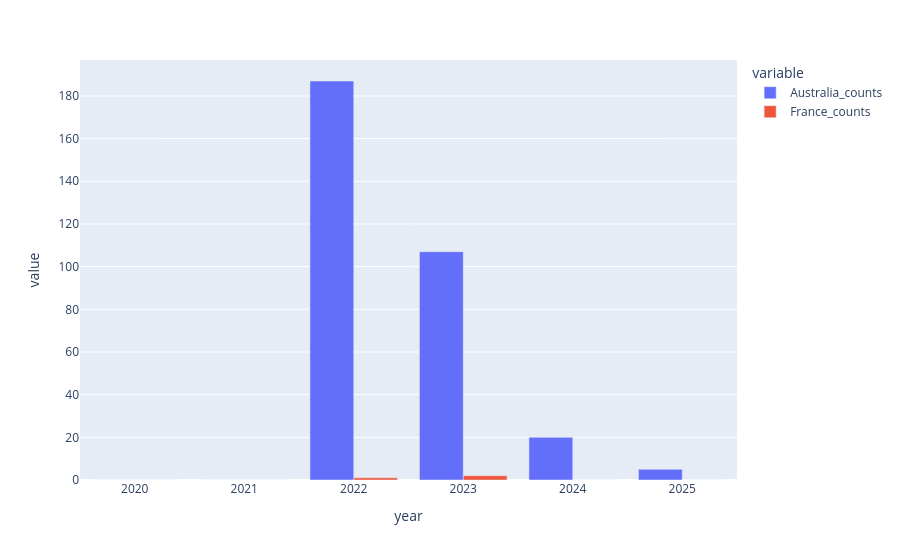

Notebook code cell kept with this figure:
### Code cell
# Plot grouped barplot with thresholds LLR>2 and sum_contexts>2
rows = []
Years = [2020, 2021, 2022, 2023, 2024, 2025]

for year in Years:
    aus_fra_yr = aus_fra[aus_fra["date"]==year]
    Mov_pred = (aus_fra_yr["LLR"] > 3) & (aus_fra_yr["sum_contexts"] > 2)
    rows.append({
        "Australia_counts": Mov_pred[aus_fra_yr["country"]=="Australia"].sum(),
        "France_counts": Mov_pred[aus_fra_yr["country"]=="France"].sum(),
        "year": year,
    })
plotly_df = pd.DataFrame(rows)  

fig = px.bar(plotly_df, x="year", y=["Australia_counts", "France_counts"],
             barmode = 'group')
fig.show()

### Figure 1 — Plotly figure (JSON) as saved in the notebook; plotly's stock layout.template omitted (floating-point values rounded to 4 significant figures)
{"data": [{"alignmentgroup": "True", "hovertemplate": "variable=Australia_counts<br>year=%{x}<br>value=%{y}<extra></extra>", "legendgroup": "Australia_counts", "marker": {"color": "#636efa", "pattern": {"shape": ""}}, "name": "Australia_counts", "offsetgroup": "Australia_counts", "orientation": "v", "showlegend": true, "textposition": "auto", "type": "bar", "x": [2020, 2021, 2022, 2023, 2024, 2025], "xaxis": "x", "y": [0, 0, 187, 107, 20, 5], "yaxis": "y"}, {"alignmentgroup": "True", "hovertemplate": "variable=France_counts<br>year=%{x}<br>value=%{y}<extra></extra>", "legendgroup": "France_counts", "marker": {"color": "#EF553B", "pattern": {"shape": ""}}, "name": "France_counts", "offsetgroup": "France_counts", "orientation": "v", "showlegend": true, "textposition": "auto", "type": "bar", "x": [2020, 2021, 2022, 2023, 2024, 2025], "xaxis": "x", "y": [0, 0, 1, 2, 0, 0], "yaxis": "y"}], "layout": {"barmode": "group", "legend": {"title": {"text": "variable"}, "tracegroupgap": 0}, "margin": {"t": 60}, "xaxis": {"anchor": "y", "domain": [0, 1], "title": {"text": "year"}}, "yaxis": {"anchor": "x", "domain": [0, 1], "title": {"text": "value"}}}}
